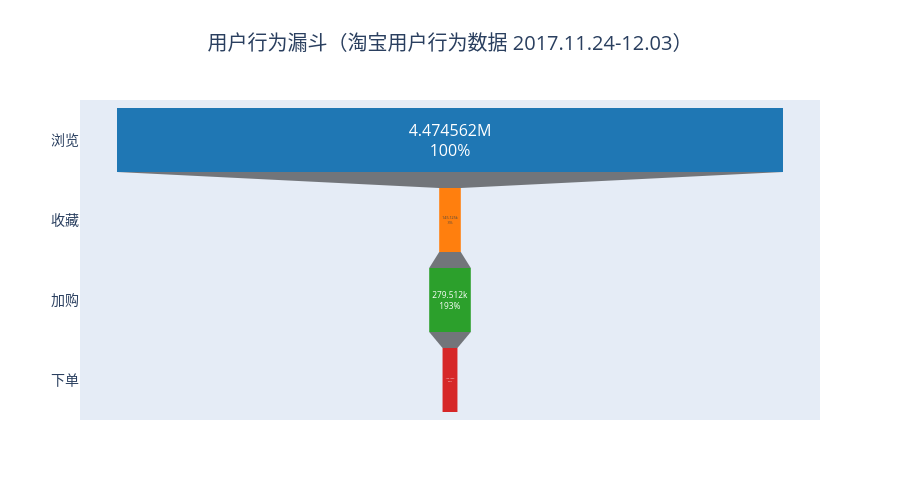

This figure's notebook cell:
### Code cell
fig = go.Figure(go.Funnel(
    y=['浏览', '收藏', '加购', '下单'],
    x=[pv, fav, cart, buy],
    textposition='inside',
    textinfo='value+percent previous',
    textfont=dict(size=16),
    marker={'color': ['#1f77b4', '#ff7f0e', '#2ca02c', '#d62728']}
))

fig.update_layout(
    title='用户行为漏斗（淘宝用户行为数据 2017.11.24-12.03）',
    title_x=0.5,
    height=500,
    font=dict(size=14)
)
fig.show()

### Figure 1 — Plotly figure (JSON) as saved in the notebook; plotly's stock layout.template omitted (floating-point values rounded to 4 significant figures)
{"data": [{"marker": {"color": ["#1f77b4", "#ff7f0e", "#2ca02c", "#d62728"]}, "textfont": {"size": 16}, "textinfo": "value+percent previous", "textposition": "inside", "type": "funnel", "x": [4474562, 145125, 279512, 100126], "y": ["浏览", "收藏", "加购", "下单"]}], "layout": {"font": {"size": 14}, "height": 500, "title": {"text": "用户行为漏斗（淘宝用户行为数据 2017.11.24-12.03）", "x": 0.5}}}
